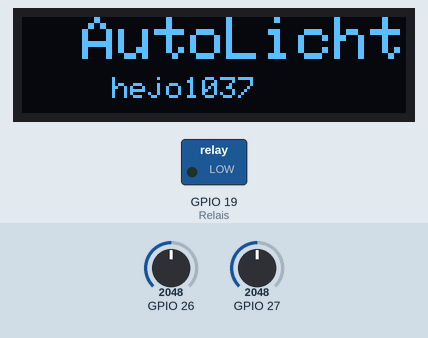
Recording of a sketch running on a simulated ESP32. Shown: 128×32 one-colour display, switched loads named in the sketch (green lamp = pin HIGH). The inputs (shaded band) are chosen by the test bench; at power-on: GPIO 26 = 2048, GPIO 27 = 2048. The display library's start-up logo is not drawn; what the sketch prints to the serial monitor is not drawn.

Above: at 0.1 s.
At 1.6 s:
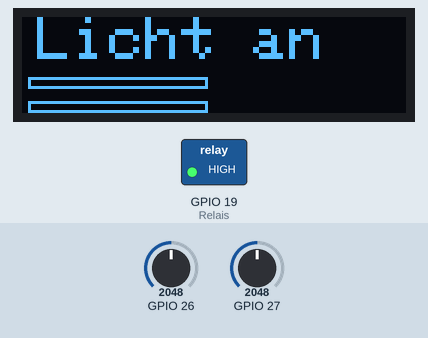
Timing chart, 0 to 3.1 s (numbered marks = the images above):
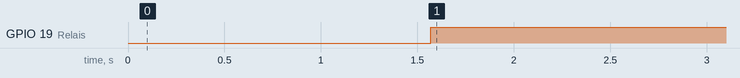

The sketch:

EsWerdeLicht_Display.ino
```cpp
/*
    hejo1037
    Informatik Labor --- Miniprojekt --- Hochschule Karlsruhe
    Eine Abblendlicht ein/aus-schalt Automatik in Abhängigkeit der Helligkeit mit Info-Display
*/

#include <SPI.h>                                                            /* Einbinden der Bibliotheken*/
#include <Wire.h>
#include <Adafruit_SSD1306.h>                                               /*Bibliotheken für den Display*/
#include <Adafruit_GFX.h>


/*************************************/
#define OLED_RESET 4                                                        /* OLED Display initialisieren*/
#define SCREEN_WIDTH 128                                                    /*128 x 32 Pixel*/
#define SCREEN_HEIGHT 32

Adafruit_SSD1306 display(SCREEN_WIDTH, SCREEN_HEIGHT, &Wire, OLED_RESET);


/*************************************/

                                                                            /*Bei ESP 32:  SCL= PIN 22 ... SDA= PIN 21*/

int Relais = 19;                                                            /*GPIO19 = G19 = Pin19*/
int Licht;                                                                  /*Licht ist der Messpin wo die Mitte des Spannungsteilers auf Pin 26 (GPIO 26) liegt*/
int Licht2;                                                                 /* Licht2 -> zweiter LDR wird an GPIO 27 ausgelesen*/
int z;

void Startbildschirm();
void AN();                                                                  /*Funktionen für Bildschirm*/
void AUS();

/*************************************/
void setup()                                                                /*Setup-Funktion für Hardware (Display und Sensor/Output)*/
{

  Serial.begin(115200);                                                     /* baudrate von Serielle Funktionen*/
  display.begin(SSD1306_SWITCHCAPVCC, 0x3C);                                /* Display Starten*/
  display.display();

  Startbildschirm();                                                        /* Funktion für Startbildschirm ausführen*/
  delay(1000);                                                              /* 1 sek Warten*/
  display.clearDisplay();                                                   /* Darstellung löschen*/

  pinMode (Relais, OUTPUT);                                                 /*Pin 26 ( bei uns Namens Relais) als Ausgang definiert*/


}

/*************************************/
void loop()
{
Licht = analogRead (26);                                                    /* Pin 26 und 27 analog auslesen*/
Licht2 = analogRead (27);

                                                                            /*0 - 4095 Werte (12bit) Aufloesung bei max 3.3V...  wegen 1k Ohm Spannungsteiler*/
if (Licht > 1000 || Licht2 > 1000)                                          /*Solange der Wert von "Licht" größer als 1000 ist ...*/
{

  AN();


  Serial.print ("Licht2 an:"); Serial.println(analogRead(27));               /*analog.Read gibt den Messwert im SeriellenMonitor aus (4096) Serial.print sagt uns*/
  Serial.print ("Licht an:");  Serial.println(analogRead(26));               /*was gerade gemessen und geschalten wirdim Seriellen Monitor*/
  digitalWrite (Relais,HIGH);                                               /* Pin 26 auf HIGH (3,3 Volt) */
  delay(10000);                                                             /*20sekunden verzögerung um flackern(z.B. im Tunnel oder Allee) zu überbrücken*/

}


else
{

  Serial.print ("Licht2 aus:"); Serial.println(analogRead(27));
  Serial.print ("Licht aus:");  Serial.println(analogRead(26));
  digitalWrite (Relais,LOW);
  AUS();                                                                    /* Funktion für Bildschirmausgabe*/
}
}
/*************************************/
void AN()                                                                   /* "Licht an" auf Display schreiben*/
{

  display.clearDisplay();                                                   /*Sicherstellen dass nicht auf eine alte Darstellung geschrieben wird*/
  display.setTextColor(SSD1306_WHITE);                                      /* Text Farbe ( in diesem Fall weiss)*/
  display.setTextSize(2);                                                   /*Textgröße (doppelte Textgröße)*/
  display.setCursor(5,0);                                                   /*Position wo der Text beginnen soll (x,y)*/
  display.println("Licht an");                                              /*Text*/

      z = (-analogRead(27)/34)+120;
      display.drawRect(2,20,z,4, SSD1306_WHITE);

      z = (-analogRead(26)/34)+120;                                         /* geteilt durch 34 um 120 einheiten zu erhalten ( 124 Pixel Bildschirm breite)*/
     display.drawRect(2,28,z,4, SSD1306_WHITE);                             /* leere Rechtecke zeichnen (als Lichtintensitäts anzeige/Balken)(x,y,breite,höhe,farbe)*/

    display.display();                                                      /* Darstellen */

}
/*************************************/
void AUS()                                                                   /* "Licht aus" auf display schreiben*/
{
  display.clearDisplay();
  display.setTextColor(SSD1306_WHITE);
  display.setCursor(5,0);
  display.setTextSize(2);
  display.println("Licht aus");

      z = (-analogRead(27)/34)+120;
      display.drawRect(2,20,z,4, SSD1306_WHITE);

      z = (-analogRead(26)/34)+120;
      display.drawRect(2,28,z,4, SSD1306_WHITE);
      display.display();

}

/**************************************/
  void Startbildschirm()
  {
  display.clearDisplay();

  display.setTextSize(2);
  display.setTextColor(SSD1306_WHITE);
  display.setCursor(20, 0);
  display.println("AutoLicht");

  display.setTextSize(1);
  display.setTextColor(SSD1306_WHITE);
  display.setCursor(30,20);
  display.println("hejo1037");

  display.display();

  display.startscrollleft(0x00, 0x0F);                                       /* Text nach links Scrollen*/
  delay(500);                                                                /* Scrolldauer*/
  display.stopscroll();                                                      /* Scrollen beenden*/

}
```

Measured:
- by itself, GPIO 19 (Relais): LOW → HIGH at 1.6 s
- what the display in image 0 shows lasts 1.5 s, from 0.1 s to 1.6 s
